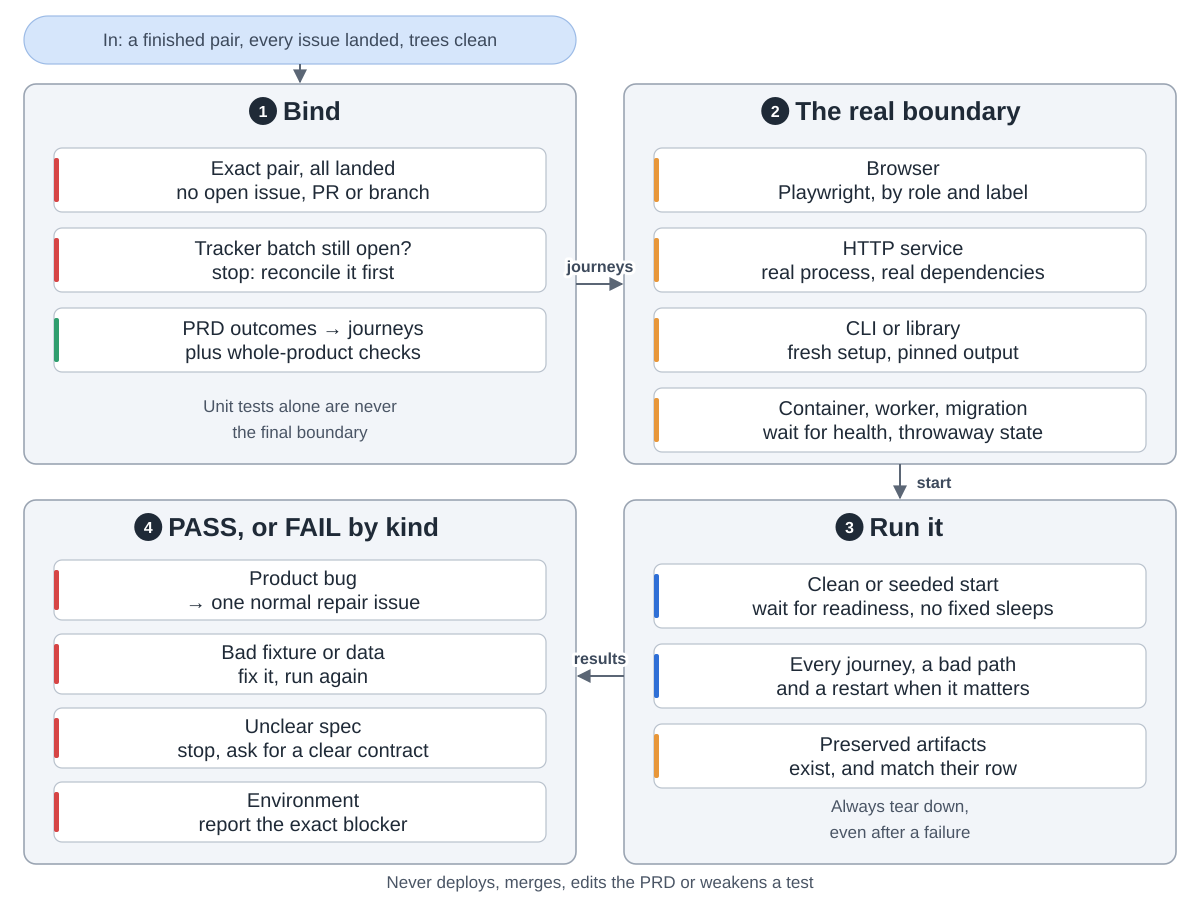

Generate this figure with Python:
"""/idd-acceptance: the finished product tested where people reach it, with classified failures.
Drawn from maximalfocus/idd-skills at commit f905928 (skills/idd-acceptance/SKILL.md,
skills/idd-acceptance/scripts/static-gate.sh, skills/idd-plan/scripts/manifest.sh verify).
Run: python3 acceptance.py"""
import sys
from pathlib import Path

sys.path.insert(0, str(Path(__file__).resolve().parents[2] / "tools"))
from archdiagram import Diagram  # noqa: E402

d = Diagram("idd-acceptance",
            "In: a finished pair, every issue landed, both trees clean. "
            "1 Bind: the exact pair with everything landed and no open issue, pull request or feature branch; if "
            "a tracker batch is still open it stops, since that needs a reconcile first; then each PRD outcome "
            "becomes a user journey, plus checks on the whole product. Unit tests alone are never the final "
            "boundary. "
            "2 The real boundary: a browser product through Playwright, by role and label; an HTTP service as "
            "its real process with real dependencies; a CLI or library in a fresh setup with pinned output; a "
            "container, worker or migration started for real, waiting for health, with throwaway state. "
            "3 Run it: start from clean or seeded state and wait for readiness, never fixed sleeps; run every "
            "journey, a bad path, and a restart when it matters; check that each preserved artifact exists and "
            "matches its row. Always tear down, even after a failure. "
            "4 PASS, or FAIL by kind: a product bug becomes one normal repair issue; bad fixture or data is "
            "fixed and run again; an unclear spec stops and asks for a clear contract; an environment problem is "
            "reported as the exact blocker. It never deploys, merges, edits the PRD or weakens a test.")

L, R, W = 24, 624, 552
T1, H1 = 84, 380
T2, H2 = 500, 364
CW, CH, GAP = 492, 64, 16


def column(x, top, cards, gap=GAP):
    for i, (lbl, kind) in enumerate(cards):
        d.card(x + 30, top + 64 + i * (CH + gap), lbl, kind, w=CW, h=CH)


def column4(x, top, cards):
    """Four cards in a bottom-row group: a little tighter, so they stay inside the frame."""
    for i, (lbl, kind) in enumerate(cards):
        d.card(x + 30, top + 60 + i * 74, lbl, kind, w=CW, h=60)


def notes(x, top, h, a, b):
    d.note(x + W / 2, top + h - 52, a)
    d.note(x + W / 2, top + h - 26, b)


d.pill(L, 16, W, 48, "In: a finished pair, every issue landed, trees clean")
d.arrow(f"M{L + W / 2} 64V{T1 - 2}")

d.group(L, T1, W, H1, "Bind", 1)
column(L, T1, [("Exact pair, all landed|no open issue, PR or branch", "review"),
               ("Tracker batch still open?|stop: reconcile it first", "review"),
               ("PRD outcomes → journeys|plus whole-product checks", "plan")])
notes(L, T1, H1, "Unit tests alone are never", "the final boundary")

d.group(R, T1, W, H1, "The real boundary", 2)
column(R, T1, [("Browser|Playwright, by role and label", "critic"),
               ("HTTP service|real process, real dependencies", "critic"),
               ("CLI or library|fresh setup, pinned output", "critic"),
               ("Container, worker, migration|wait for health, throwaway state", "critic")])

d.group(R, T2, W, H2, "Run it", 3)
column(R, T2, [("Clean or seeded start|wait for readiness, no fixed sleeps", "coding"),
               ("Every journey, a bad path|and a restart when it matters", "coding"),
               ("Preserved artifacts|exist, and match their row", "critic")])
notes(R, T2, H2, "Always tear down,", "even after a failure")

d.group(L, T2, W, H2, "PASS, or FAIL by kind", 4)
column4(L, T2, [("Product bug|→ one normal repair issue", "review"),
               ("Bad fixture or data|fix it, run again", "review"),
               ("Unclear spec|stop, ask for a clear contract", "review"),
               ("Environment|report the exact blocker", "review")])

d.arrow(f"M{L + W} {T1 + 200}H{R - 2}", label="journeys", at=(600, T1 + 188))
d.arrow(f"M{R + W / 2} {T1 + H1}V{T2 - 2}", label="start", at=(R + W / 2 + 34, T1 + H1 + 24))
d.arrow(f"M{R} {T2 + 176}H{L + W + 2}", label="results", at=(600, T2 + 164))

d.note(600, 888, "Never deploys, merges, edits the PRD or weakens a test")

d.save(Path(__file__).with_name("acceptance.svg"))
